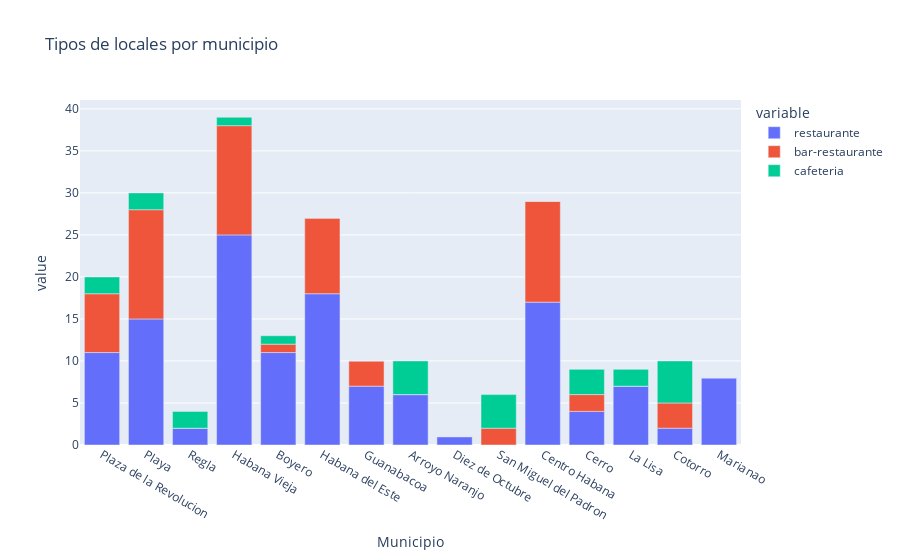

The notebook cell saved with this chart:
### Markdown cell above
"Concentrémonos ahora en nuestros 3 grandes grupos.Vamos a distribuirlos por provincias para así poder determinar en cuales se encuentran las mayores concentraciones y así detectar posibles zonas de ataque"

### Code cell
#hacemos llamado a la funcion Main_Locals, recibiendo el json super para facilitar la busqueda
#por municipios y pasándole una lista con los 3 valores que queremos  analizar
mylib.Main_Locals(super,["restaurante","bar-restaurante","cafeteria"]).show()

### Figure 1 — Plotly figure (JSON) as saved in the notebook; plotly's stock layout.template omitted (floating-point values rounded to 4 significant figures)
{"data": [{"hovertemplate": "variable=restaurante<br>Municipio=%{x}<br>value=%{y}<extra></extra>", "legendgroup": "restaurante", "marker": {"color": "#636efa", "pattern": {"shape": ""}}, "name": "restaurante", "orientation": "v", "showlegend": true, "textposition": "auto", "type": "bar", "x": ["Plaza de la Revolucion", "Playa", "Regla", "Habana Vieja", "Boyero", "Habana del Este", "Guanabacoa", "Arroyo Naranjo", "Diez de Octubre", "San Miguel del Padron", "Centro Habana", "Cerro", "La Lisa", "Cotorro", "Marianao"], "xaxis": "x", "y": [11, 15, 2, 25, 11, 18, 7, 6, 1, 0, 17, 4, 7, 2, 8], "yaxis": "y"}, {"hovertemplate": "variable=bar-restaurante<br>Municipio=%{x}<br>value=%{y}<extra></extra>", "legendgroup": "bar-restaurante", "marker": {"color": "#EF553B", "pattern": {"shape": ""}}, "name": "bar-restaurante", "orientation": "v", "showlegend": true, "textposition": "auto", "type": "bar", "x": ["Plaza de la Revolucion", "Playa", "Regla", "Habana Vieja", "Boyero", "Habana del Este", "Guanabacoa", "Arroyo Naranjo", "Diez de Octubre", "San Miguel del Padron", "Centro Habana", "Cerro", "La Lisa", "Cotorro", "Marianao"], "xaxis": "x", "y": [7, 13, 0, 13, 1, 9, 3, 0, 0, 2, 12, 2, 0, 3, 0], "yaxis": "y"}, {"hovertemplate": "variable=cafeteria<br>Municipio=%{x}<br>value=%{y}<extra></extra>", "legendgroup": "cafeteria", "marker": {"color": "#00cc96", "pattern": {"shape": ""}}, "name": "cafeteria", "orientation": "v", "showlegend": true, "textposition": "auto", "type": "bar", "x": ["Plaza de la Revolucion", "Playa", "Regla", "Habana Vieja", "Boyero", "Habana del Este", "Guanabacoa", "Arroyo Naranjo", "Diez de Octubre", "San Miguel del Padron", "Centro Habana", "Cerro", "La Lisa", "Cotorro", "Marianao"], "xaxis": "x", "y": [2, 2, 2, 1, 1, 0, 0, 4, 0, 4, 0, 3, 2, 5, 0], "yaxis": "y"}], "layout": {"barmode": "relative", "legend": {"title": {"text": "variable"}, "tracegroupgap": 0}, "title": {"text": "Tipos de locales por municipio"}, "xaxis": {"anchor": "y", "domain": [0, 1], "title": {"text": "Municipio"}}, "yaxis": {"anchor": "x", "domain": [0, 1], "title": {"text": "value"}}}}
